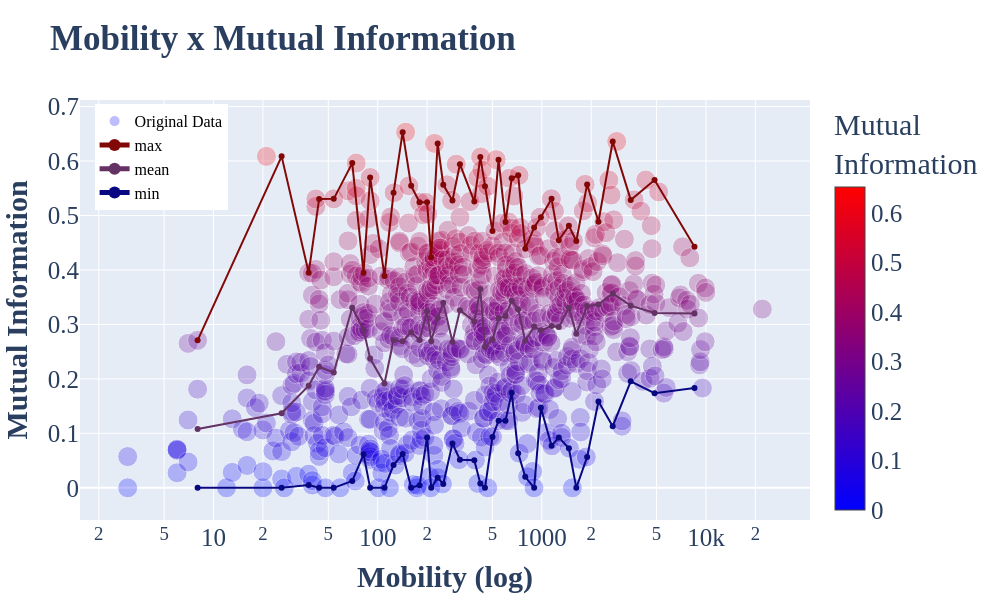

The notebook cell this image was saved under:
### Code cell
import plotly.express as px

fig2 = go.Figure()
fig2.add_trace(go.Scatter(x=mob_versus_infmutua['mob'], y=mob_versus_infmutua['mutual_inf'],
                    mode='markers', name='Original Data',
                     hovertemplate =
                    '<i>Mobility</i>: %{x}<br>'+
                    '<i>Corr</i>: %{y}<br>'+
                    '<i>Count</i>: %{marker.size:,}',
                    marker=dict(
                       opacity=0.25,
                       color=mob_versus_infmutua['mutual_inf'],
                       colorbar=dict(
                          title="Mutual<br>Information"
                       ),
                       size=mob_versus_infmutua['count'],
                       sizemode='area',
                       sizeref=2.*(mob_versus_infmutua['count'].max())/(20.**2),
                       sizemin=1,
                       colorscale="Bluered"
                    )))
fig2.update_layout(legend= {'itemsizing': 'constant'})

fig2.add_trace(go.Scatter(x=data2['medians'], y=data2['maxs'],
                    mode='lines+markers', name='max', line=dict(color='rgb(130,8,8)', width=2)))
fig2.add_trace(go.Scatter(x=data2['medians'], y=data2['means'],
                    mode='lines+markers', name='mean', line=dict(color='rgb(100,50,100)', width=2)))
fig2.add_trace(go.Scatter(x=data2['medians'], y=data2['mins'],
                    mode='lines+markers', name='min', line=dict(color='rgb(8,8,130)', width=2)))

fig2.update_xaxes(type="log")
fig2.update_layout(
    title_text="<b>Mobility x Mutual Information</b>",
    xaxis_title="<b>Mobility (log)</b>",
    yaxis_title="<b>Mutual Information</b>",
    font=dict(
        family="Tahoma",
        size=25,
      #   color="RebeccaPurple"
    ),
    width=1000,
    height=600,
    legend=dict(
      yanchor="top",
      y=0.99,
      xanchor="left",
      x=0.02,
      font=dict(
          family="Tahoma",
          size=16,  # Ajuste o tamanho da fonte da legenda aqui
          color="black"
      )
    ),
    hovermode="closest"
   )

fig2.show()

### Figure 1 — Plotly figure (JSON) as saved in the notebook; plotly's stock layout.template omitted (floating-point values rounded to 4 significant figures; data arrays with more than 128 entries replaced by an {"elided": "..."} marker saying what was removed)
{"data": [{"hovertemplate": "<i>Mobility</i>: %{x}<br><i>Corr</i>: %{y}<br><i>Count</i>: %{marker.size:,}", "marker": {"color": {"elided": "817 float values"}, "colorbar": {"title": {"text": "Mutual<br>Information"}}, "colorscale": [[0, "rgb(0,0,255)"], [1, "rgb(255,0,0)"]], "opacity": 0.25, "size": {"elided": "817 int values"}, "sizemin": 1, "sizemode": "area", "sizeref": 0.005}, "mode": "markers", "name": "Original Data", "type": "scatter", "x": {"elided": "817 int values"}, "y": {"elided": "817 float values"}}, {"line": {"color": "rgb(130,8,8)", "width": 2}, "mode": "lines+markers", "name": "max", "type": "scatter", "x": [8, 26, 38, 44, 54, 70, 82, 90, 110, 125, 142, 160, 180, 200, 212, 232, 251, 285.5, 317, 388, 422, 450.5, 500.5, 545, 601, 655.5, 718, 792.5, 898, 987, 1146.0, 1269, 1462, 1622, 1888, 2214.0, 2704.0, 3481, 4862, 8512.0], "y": [0.2707, 0.6085, 0.3948, 0.5303, 0.5305, 0.5962, 0.3947, 0.5697, 0.389, 0.5418, 0.6529, 0.5544, 0.5242, 0.5241, 0.4232, 0.6323, 0.5563, 0.5276, 0.5941, 0.5255, 0.6073, 0.5536, 0.4713, 0.6025, 0.488, 0.5683, 0.5737, 0.4387, 0.478, 0.4968, 0.5306, 0.4546, 0.481, 0.4532, 0.5571, 0.4885, 0.6358, 0.5286, 0.5651, 0.4425]}, {"line": {"color": "rgb(100,50,100)", "width": 2}, "mode": "lines+markers", "name": "mean", "type": "scatter", "x": [8, 26, 38, 44, 54, 70, 82, 90, 110, 125, 142, 160, 180, 200, 212, 232, 251, 285.5, 317, 388, 422, 450.5, 500.5, 545, 601, 655.5, 718, 792.5, 898, 987, 1146.0, 1269, 1462, 1622, 1888, 2214.0, 2704.0, 3481, 4862, 8512.0], "y": [0.1078, 0.1368, 0.1875, 0.2222, 0.2118, 0.3307, 0.2901, 0.2373, 0.1914, 0.271, 0.2689, 0.2858, 0.2715, 0.3241, 0.2692, 0.3116, 0.3396, 0.2675, 0.3259, 0.3055, 0.3644, 0.2585, 0.2722, 0.3107, 0.3155, 0.3436, 0.3277, 0.2701, 0.2959, 0.2892, 0.2971, 0.2951, 0.3306, 0.2829, 0.3336, 0.3366, 0.3568, 0.3344, 0.3212, 0.32]}, {"line": {"color": "rgb(8,8,130)", "width": 2}, "mode": "lines+markers", "name": "min", "type": "scatter", "x": [8, 26, 38, 44, 54, 70, 82, 90, 110, 125, 142, 160, 180, 200, 212, 232, 251, 285.5, 317, 388, 422, 450.5, 500.5, 545, 601, 655.5, 718, 792.5, 898, 987, 1146.0, 1269, 1462, 1622, 1888, 2214.0, 2704.0, 3481, 4862, 8512.0], "y": [0, 0, 0.005038, 0, 0, 0.01254, 0.06148, 0, 0, 0.04177, 0.06227, 0, 0.004604, 0.09247, 0, 0.01856, 0.007126, 0.08159, 0.05169, 0.05077, 0.008097, 0, 0.09348, 0.1231, 0.1231, 0.1746, 0.06356, 0.02026, 0, 0.1471, 0.07706, 0.0925, 0.07265, 0, 0.05659, 0.1586, 0.1131, 0.1955, 0.1738, 0.1832]}], "layout": {"font": {"family": "Tahoma", "size": 25}, "height": 600, "hovermode": "closest", "legend": {"font": {"color": "black", "family": "Tahoma", "size": 16}, "itemsizing": "constant", "x": 0.02, "xanchor": "left", "y": 0.99, "yanchor": "top"}, "title": {"text": "<b>Mobility x Mutual Information</b>"}, "width": 1000, "xaxis": {"title": {"text": "<b>Mobility (log)</b>"}, "type": "log"}, "yaxis": {"title": {"text": "<b>Mutual Information</b>"}}}}
